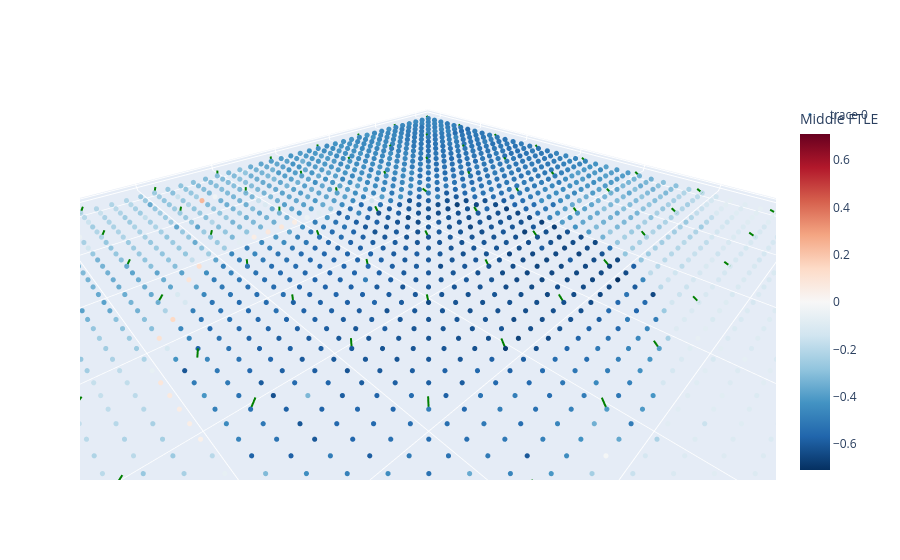

Source (notebook cell):
### Code cell
fig = go.Figure()

m = np.max(np.abs(lyap_grid_mid))

fig.add_trace(
    go.Scatter3d(
        x=X3.ravel(),
        y=Y3.ravel(),
        z=Z3.ravel(),
        mode='markers',
        marker=dict(
            size=3,
            color=lyap_grid_mid.ravel(),
            colorscale='RdBu_r',
            cmin=-m,
            cmax=m,
            colorbar=dict(title='Middle FTLE')
        )
    )
)

skip = 5

for i in range(0, X3.shape[1], skip):
    for j in range(0, X3.shape[0], skip):

        x0 = X3[j,i]
        y0 = Y3[j,i]
        z0 = Z3[j,i]

        v = mid_dirs[j,i]

        scale = 0.05
        fig.add_trace(
            go.Scatter3d(
                x=[x0, x0 + scale*v[0]],
                y=[y0, y0 + scale*v[1]],
                z=[z0, z0 + scale*v[2]],
                mode='lines',
                line=dict(color='green', width=4),
                showlegend=False
            )
        )

fig.update_layout(
    scene=dict(
        aspectmode='data',
        xaxis_title="x1",
        yaxis_title="x2"
    )
)

fig.show()

fig.write_html(
    save_dir / "general_72_unstd_3ds_2ftle_46.html",
    include_plotlyjs="cdn"
)

### Figure 1 — Plotly figure (JSON) as saved in the notebook; plotly's stock layout.template omitted (floating-point values rounded to 4 significant figures; data arrays with more than 128 entries replaced by an {"elided": "..."} marker saying what was removed)
{"data": [{"marker": {"cmax": 0.7101, "cmin": -0.7101, "color": {"elided": "2500 float values"}, "colorbar": {"title": {"text": "Middle FTLE"}}, "colorscale": [[0, "rgb(5,48,97)"], [0.1, "rgb(33,102,172)"], [0.2, "rgb(67,147,195)"], [0.3, "rgb(146,197,222)"], [0.4, "rgb(209,229,240)"], [0.5, "rgb(247,247,247)"], [0.6, "rgb(253,219,199)"], [0.7, "rgb(244,165,130)"], [0.8, "rgb(214,96,77)"], [0.9, "rgb(178,24,43)"], [1, "rgb(103,0,31)"]], "size": 3}, "mode": "markers", "type": "scatter3d", "x": {"elided": "2500 float values"}, "y": {"elided": "2500 float values"}, "z": {"elided": "2500 float values"}}, {"line": {"color": "green", "width": 4}, "mode": "lines", "showlegend": false, "type": "scatter3d", "x": [-2, -2.022], "y": [-2, -2.043], "z": [0, 0.01302]}, {"line": {"color": "green", "width": 4}, "mode": "lines", "showlegend": false, "type": "scatter3d", "x": [-2, -2.022], "y": [-1.592, -1.635], "z": [0, 0.01357]}, {"line": {"color": "green", "width": 4}, "mode": "lines", "showlegend": false, "type": "scatter3d", "x": [-2, -2.021], "y": [-1.184, -1.227], "z": [0, 0.01302]}, {"line": {"color": "green", "width": 4}, "mode": "lines", "showlegend": false, "type": "scatter3d", "x": [-2, -2.022], "y": [-0.7755, -0.819], "z": [0, 0.01192]}, {"line": {"color": "green", "width": 4}, "mode": "lines", "showlegend": false, "type": "scatter3d", "x": [-2, -2.024], "y": [-0.3673, -0.4103], "z": [0, 0.009565]}, {"line": {"color": "green", "width": 4}, "mode": "lines", "showlegend": false, "type": "scatter3d", "x": [-2, -2.024], "y": [0.04082, -0.002027], "z": [0, 0.01023]}, {"line": {"color": "green", "width": 4}, "mode": "lines", "showlegend": false, "type": "scatter3d", "x": [-2, -2.026], "y": [0.449, 0.4071], "z": [0, 0.007276]}, {"line": {"color": "green", "width": 4}, "mode": "lines", "showlegend": false, "type": "scatter3d", "x": [-2, -2.033], "y": [0.8571, 0.8197], "z": [0, -0.003024]}, {"line": {"color": "green", "width": 4}, "mode": "lines", "showlegend": false, "type": "scatter3d", "x": [-2, -2.035], "y": [1.265, 1.23], "z": [0, -0.004947]}, {"line": {"color": "green", "width": 4}, "mode": "lines", "showlegend": false, "type": "scatter3d", "x": [-2, -2.037], "y": [1.673, 1.641], "z": [0, -0.009367]}, {"line": {"color": "green", "width": 4}, "mode": "lines", "showlegend": false, "type": "scatter3d", "x": [-1.592, -1.613], "y": [-2, -2.043], "z": [0, 0.01462]}, {"line": {"color": "green", "width": 4}, "mode": "lines", "showlegend": false, "type": "scatter3d", "x": [-1.592, -1.612], "y": [-1.592, -1.635], "z": [0, 0.0143]}, {"line": {"color": "green", "width": 4}, "mode": "lines", "showlegend": false, "type": "scatter3d", "x": [-1.592, -1.614], "y": [-1.184, -1.226], "z": [0, 0.01334]}, {"line": {"color": "green", "width": 4}, "mode": "lines", "showlegend": false, "type": "scatter3d", "x": [-1.592, -1.615], "y": [-0.7755, -0.8184], "z": [0, 0.01196]}, {"line": {"color": "green", "width": 4}, "mode": "lines", "showlegend": false, "type": "scatter3d", "x": [-1.592, -1.615], "y": [-0.3673, -0.4104], "z": [0, 0.01016]}, {"line": {"color": "green", "width": 4}, "mode": "lines", "showlegend": false, "type": "scatter3d", "x": [-1.592, -1.616], "y": [0.04082, -0.001834], "z": [0, 0.009]}, {"line": {"color": "green", "width": 4}, "mode": "lines", "showlegend": false, "type": "scatter3d", "x": [-1.592, -1.618], "y": [0.449, 0.4069], "z": [0, 0.007949]}, {"line": {"color": "green", "width": 4}, "mode": "lines", "showlegend": false, "type": "scatter3d", "x": [-1.592, -1.624], "y": [0.8571, 0.8187], "z": [0, 0.0001314]}, {"line": {"color": "green", "width": 4}, "mode": "lines", "showlegend": false, "type": "scatter3d", "x": [-1.592, -1.628], "y": [1.265, 1.232], "z": [0, -0.009289]}, {"line": {"color": "green", "width": 4}, "mode": "lines", "showlegend": false, "type": "scatter3d", "x": [-1.592, -1.63], "y": [1.673, 1.644], "z": [0, -0.0118]}, {"line": {"color": "green", "width": 4}, "mode": "lines", "showlegend": false, "type": "scatter3d", "x": [-1.184, -1.205], "y": [-2, -2.042], "z": [0, 0.01601]}, {"line": {"color": "green", "width": 4}, "mode": "lines", "showlegend": false, "type": "scatter3d", "x": [-1.184, -1.203], "y": [-1.592, -1.635], "z": [0, 0.01498]}, {"line": {"color": "green", "width": 4}, "mode": "lines", "showlegend": false, "type": "scatter3d", "x": [-1.184, -1.204], "y": [-1.184, -1.226], "z": [0, 0.0165]}, {"line": {"color": "green", "width": 4}, "mode": "lines", "showlegend": false, "type": "scatter3d", "x": [-1.184, -1.206], "y": [-0.7755, -0.8175], "z": [0, 0.01522]}, {"line": {"color": "green", "width": 4}, "mode": "lines", "showlegend": false, "type": "scatter3d", "x": [-1.184, -1.205], "y": [-0.3673, -0.4105], "z": [0, 0.01344]}, {"line": {"color": "green", "width": 4}, "mode": "lines", "showlegend": false, "type": "scatter3d", "x": [-1.184, -1.208], "y": [0.04082, -0.001071], "z": [0, 0.01246]}, {"line": {"color": "green", "width": 4}, "mode": "lines", "showlegend": false, "type": "scatter3d", "x": [-1.184, -1.211], "y": [0.449, 0.4081], "z": [0, 0.009133]}, {"line": {"color": "green", "width": 4}, "mode": "lines", "showlegend": false, "type": "scatter3d", "x": [-1.184, -1.219], "y": [0.8571, 0.8221], "z": [0, -0.005959]}, {"line": {"color": "green", "width": 4}, "mode": "lines", "showlegend": false, "type": "scatter3d", "x": [-1.184, -1.221], "y": [1.265, 1.234], "z": [0, -0.01003]}, {"line": {"color": "green", "width": 4}, "mode": "lines", "showlegend": false, "type": "scatter3d", "x": [-1.184, -1.223], "y": [1.673, 1.645], "z": [0, -0.01355]}, {"line": {"color": "green", "width": 4}, "mode": "lines", "showlegend": false, "type": "scatter3d", "x": [-0.7755, -0.7982], "y": [-2, -2.041], "z": [0, 0.0167]}, {"line": {"color": "green", "width": 4}, "mode": "lines", "showlegend": false, "type": "scatter3d", "x": [-0.7755, -0.7983], "y": [-1.592, -1.633], "z": [0, 0.01676]}, {"line": {"color": "green", "width": 4}, "mode": "lines", "showlegend": false, "type": "scatter3d", "x": [-0.7755, -0.7955], "y": [-1.184, -1.226], "z": [0, 0.01753]}, {"line": {"color": "green", "width": 4}, "mode": "lines", "showlegend": false, "type": "scatter3d", "x": [-0.7755, -0.771], "y": [-0.7755, -0.8224], "z": [0, 0.01686]}, {"line": {"color": "green", "width": 4}, "mode": "lines", "showlegend": false, "type": "scatter3d", "x": [-0.7755, -0.7898], "y": [-0.3673, -0.4111], "z": [0, 0.01949]}, {"line": {"color": "green", "width": 4}, "mode": "lines", "showlegend": false, "type": "scatter3d", "x": [-0.7755, -0.7965], "y": [0.04082, -0.002533], "z": [0, 0.01339]}, {"line": {"color": "green", "width": 4}, "mode": "lines", "showlegend": false, "type": "scatter3d", "x": [-0.7755, -0.7994], "y": [0.449, 0.4058], "z": [0, 0.008056]}, {"line": {"color": "green", "width": 4}, "mode": "lines", "showlegend": false, "type": "scatter3d", "x": [-0.7755, -0.8105], "y": [0.8571, 0.8217], "z": [0, -0.004197]}, {"line": {"color": "green", "width": 4}, "mode": "lines", "showlegend": false, "type": "scatter3d", "x": [-0.7755, -0.8148], "y": [1.265, 1.238], "z": [0, -0.0154]}, {"line": {"color": "green", "width": 4}, "mode": "lines", "showlegend": false, "type": "scatter3d", "x": [-0.7755, -0.8146], "y": [1.673, 1.646], "z": [0, -0.0154]}, {"line": {"color": "green", "width": 4}, "mode": "lines", "showlegend": false, "type": "scatter3d", "x": [-0.3673, -0.3895], "y": [-2, -2.04], "z": [0, 0.01992]}, {"line": {"color": "green", "width": 4}, "mode": "lines", "showlegend": false, "type": "scatter3d", "x": [-0.3673, -0.3892], "y": [-1.592, -1.632], "z": [0, 0.01947]}, {"line": {"color": "green", "width": 4}, "mode": "lines", "showlegend": false, "type": "scatter3d", "x": [-0.3673, -0.3907], "y": [-1.184, -1.224], "z": [0, 0.0186]}, {"line": {"color": "green", "width": 4}, "mode": "lines", "showlegend": false, "type": "scatter3d", "x": [-0.3673, -0.3774], "y": [-0.7755, -0.8178], "z": [0, 0.02472]}, {"line": {"color": "green", "width": 4}, "mode": "lines", "showlegend": false, "type": "scatter3d", "x": [-0.3673, -0.3871], "y": [-0.3673, -0.4104], "z": [0, 0.01588]}, {"line": {"color": "green", "width": 4}, "mode": "lines", "showlegend": false, "type": "scatter3d", "x": [-0.3673, -0.3927], "y": [0.04082, -0.001421], "z": [0, 0.008622]}, {"line": {"color": "green", "width": 4}, "mode": "lines", "showlegend": false, "type": "scatter3d", "x": [-0.3673, -0.3939], "y": [0.449, 0.4072], "z": [0, 0.006795]}, {"line": {"color": "green", "width": 4}, "mode": "lines", "showlegend": false, "type": "scatter3d", "x": [-0.3673, -0.4036], "y": [0.8571, 0.8231], "z": [0, -0.005766]}, {"line": {"color": "green", "width": 4}, "mode": "lines", "showlegend": false, "type": "scatter3d", "x": [-0.3673, -0.4067], "y": [1.265, 1.239], "z": [0, -0.01542]}, {"line": {"color": "green", "width": 4}, "mode": "lines", "showlegend": false, "type": "scatter3d", "x": [-0.3673, -0.4067], "y": [1.673, 1.647], "z": [0, -0.01598]}, {"line": {"color": "green", "width": 4}, "mode": "lines", "showlegend": false, "type": "scatter3d", "x": [0.04082, 0.01638], "y": [-2, -2.038], "z": [0, 0.02073]}, {"line": {"color": "green", "width": 4}, "mode": "lines", "showlegend": false, "type": "scatter3d", "x": [0.04082, 0.01606], "y": [-1.592, -1.63], "z": [0, 0.02081]}, {"line": {"color": "green", "width": 4}, "mode": "lines", "showlegend": false, "type": "scatter3d", "x": [0.04082, 0.01446], "y": [-1.184, -1.222], "z": [0, 0.01922]}, {"line": {"color": "green", "width": 4}, "mode": "lines", "showlegend": false, "type": "scatter3d", "x": [0.04082, 0.02469], "y": [-0.7755, -0.8193], "z": [0, 0.018]}, {"line": {"color": "green", "width": 4}, "mode": "lines", "showlegend": false, "type": "scatter3d", "x": [0.04082, 0.01612], "y": [-0.3673, -0.4093], "z": [0, 0.01152]}, {"line": {"color": "green", "width": 4}, "mode": "lines", "showlegend": false, "type": "scatter3d", "x": [0.04082, 0.01132], "y": [0.04082, 0.001004], "z": [0, 0.006692]}, {"line": {"color": "green", "width": 4}, "mode": "lines", "showlegend": false, "type": "scatter3d", "x": [0.04082, 0.01337], "y": [0.449, 0.4078], "z": [0, 0.007028]}, {"line": {"color": "green", "width": 4}, "mode": "lines", "showlegend": false, "type": "scatter3d", "x": [0.04082, 0.00569], "y": [0.8571, 0.8216], "z": [0, -0.001854]}, {"line": {"color": "green", "width": 4}, "mode": "lines", "showlegend": false, "type": "scatter3d", "x": [0.04082, 0.08059], "y": [1.265, 1.29], "z": [0, 0.01707]}, {"line": {"color": "green", "width": 4}, "mode": "lines", "showlegend": false, "type": "scatter3d", "x": [0.04082, 0.08073], "y": [1.673, 1.699], "z": [0, 0.01635]}, {"line": {"color": "green", "width": 4}, "mode": "lines", "showlegend": false, "type": "scatter3d", "x": [0.449, 0.4237], "y": [-2, -2.038], "z": [0, 0.02105]}, {"line": {"color": "green", "width": 4}, "mode": "lines", "showlegend": false, "type": "scatter3d", "x": [0.449, 0.4223], "y": [-1.592, -1.63], "z": [0, 0.01881]}, {"line": {"color": "green", "width": 4}, "mode": "lines", "showlegend": false, "type": "scatter3d", "x": [0.449, 0.4198], "y": [-1.184, -1.221], "z": [0, 0.01605]}, {"line": {"color": "green", "width": 4}, "mode": "lines", "showlegend": false, "type": "scatter3d", "x": [0.449, 0.4271], "y": [-0.7755, -0.8191], "z": [0, 0.01084]}, {"line": {"color": "green", "width": 4}, "mode": "lines", "showlegend": false, "type": "scatter3d", "x": [0.449, 0.4259], "y": [-0.3673, -0.4109], "z": [0, 0.008093]}, {"line": {"color": "green", "width": 4}, "mode": "lines", "showlegend": false, "type": "scatter3d", "x": [0.449, 0.4209], "y": [0.04082, 0.0003973], "z": [0, 0.008885]}, {"line": {"color": "green", "width": 4}, "mode": "lines", "showlegend": false, "type": "scatter3d", "x": [0.449, 0.4151], "y": [0.449, 0.4125], "z": [0, 0.004933]}, {"line": {"color": "green", "width": 4}, "mode": "lines", "showlegend": false, "type": "scatter3d", "x": [0.449, 0.4128], "y": [0.8571, 0.8258], "z": [0, -0.01436]}, {"line": {"color": "green", "width": 4}, "mode": "lines", "showlegend": false, "type": "scatter3d", "x": [0.449, 0.4898], "y": [1.265, 1.285], "z": [0, 0.02079]}, {"line": {"color": "green", "width": 4}, "mode": "lines", "showlegend": false, "type": "scatter3d", "x": [0.449, 0.4089], "y": [1.673, 1.649], "z": [0, -0.01713]}, {"line": {"color": "green", "width": 4}, "mode": "lines", "showlegend": false, "type": "scatter3d", "x": [0.8571, 0.8299], "y": [-2, -2.038], "z": [0, 0.01833]}, {"line": {"color": "green", "width": 4}, "mode": "lines", "showlegend": false, "type": "scatter3d", "x": [0.8571, 0.8271], "y": [-1.592, -1.629], "z": [0, 0.01465]}, {"line": {"color": "green", "width": 4}, "mode": "lines", "showlegend": false, "type": "scatter3d", "x": [0.8571, 0.8277], "y": [-1.184, -1.223], "z": [0, 0.008256]}, {"line": {"color": "green", "width": 4}, "mode": "lines", "showlegend": false, "type": "scatter3d", "x": [0.8571, 0.8238], "y": [-0.7755, -0.8124], "z": [0, 0.005556]}, {"line": {"color": "green", "width": 4}, "mode": "lines", "showlegend": false, "type": "scatter3d", "x": [0.8571, 0.8791], "y": [-0.3673, -0.3225], "z": [0, -0.002044]}, {"line": {"color": "green", "width": 4}, "mode": "lines", "showlegend": false, "type": "scatter3d", "x": [0.8571, 0.8215], "y": [0.04082, 0.005731], "z": [0, -0.0008428]}, {"line": {"color": "green", "width": 4}, "mode": "lines", "showlegend": false, "type": "scatter3d", "x": [0.8571, 0.8188], "y": [0.449, 0.4216], "z": [0, -0.01666]}, {"line": {"color": "green", "width": 4}, "mode": "lines", "showlegend": false, "type": "scatter3d", "x": [0.8571, 0.8168], "y": [0.8571, 0.8291], "z": [0, -0.009076]}, {"line": {"color": "green", "width": 4}, "mode": "lines", "showlegend": false, "type": "scatter3d", "x": [0.8571, 0.8977], "y": [1.265, 1.286], "z": [0, 0.02063]}, {"line": {"color": "green", "width": 4}, "mode": "lines", "showlegend": false, "type": "scatter3d", "x": [0.8571, 0.8978], "y": [1.673, 1.694], "z": [0, 0.02039]}, {"line": {"color": "green", "width": 4}, "mode": "lines", "showlegend": false, "type": "scatter3d", "x": [1.265, 1.24], "y": [-2, -2.039], "z": [0, 0.01906]}, {"line": {"color": "green", "width": 4}, "mode": "lines", "showlegend": false, "type": "scatter3d", "x": [1.265, 1.244], "y": [-1.592, -1.637], "z": [0, 0.005751]}, {"line": {"color": "green", "width": 4}, "mode": "lines", "showlegend": false, "type": "scatter3d", "x": [1.265, 1.303], "y": [-1.184, -1.152], "z": [0, -0.006951]}, {"line": {"color": "green", "width": 4}, "mode": "lines", "showlegend": false, "type": "scatter3d", "x": [1.265, 1.23], "y": [-0.7755, -0.8107], "z": [0, -0.001717]}, {"line": {"color": "green", "width": 4}, "mode": "lines", "showlegend": false, "type": "scatter3d", "x": [1.265, 1.23], "y": [-0.3673, -0.4026], "z": [0, 0.002647]}, {"line": {"color": "green", "width": 4}, "mode": "lines", "showlegend": false, "type": "scatter3d", "x": [1.265, 1.227], "y": [0.04082, 0.009637], "z": [0, 0.005574]}, {"line": {"color": "green", "width": 4}, "mode": "lines", "showlegend": false, "type": "scatter3d", "x": [1.265, 1.227], "y": [0.449, 0.4169], "z": [0, 0.006361]}, {"line": {"color": "green", "width": 4}, "mode": "lines", "showlegend": false, "type": "scatter3d", "x": [1.265, 1.225], "y": [0.8571, 0.8293], "z": [0, -0.008169]}, {"line": {"color": "green", "width": 4}, "mode": "lines", "showlegend": false, "type": "scatter3d", "x": [1.265, 1.306], "y": [1.265, 1.288], "z": [0, 0.01719]}, {"line": {"color": "green", "width": 4}, "mode": "lines", "showlegend": false, "type": "scatter3d", "x": [1.265, 1.306], "y": [1.673, 1.695], "z": [0, 0.0194]}, {"line": {"color": "green", "width": 4}, "mode": "lines", "showlegend": false, "type": "scatter3d", "x": [1.673, 1.641], "y": [-2, -2.037], "z": [0, 0.0102]}, {"line": {"color": "green", "width": 4}, "mode": "lines", "showlegend": false, "type": "scatter3d", "x": [1.673, 1.641], "y": [-1.592, -1.629], "z": [0, 0.007969]}, {"line": {"color": "green", "width": 4}, "mode": "lines", "showlegend": false, "type": "scatter3d", "x": [1.673, 1.638], "y": [-1.184, -1.219], "z": [0, -5.327e-05]}, {"line": {"color": "green", "width": 4}, "mode": "lines", "showlegend": false, "type": "scatter3d", "x": [1.673, 1.642], "y": [-0.7755, -0.8135], "z": [0, 0.006883]}, {"line": {"color": "green", "width": 4}, "mode": "lines", "showlegend": false, "type": "scatter3d", "x": [1.673, 1.638], "y": [-0.3673, -0.4024], "z": [0, 0.002403]}, {"line": {"color": "green", "width": 4}, "mode": "lines", "showlegend": false, "type": "scatter3d", "x": [1.673, 1.633], "y": [0.04082, 0.01118], "z": [0, 0.004367]}, {"line": {"color": "green", "width": 4}, "mode": "lines", "showlegend": false, "type": "scatter3d", "x": [1.673, 1.634], "y": [0.449, 0.418], "z": [0, 0.003978]}, {"line": {"color": "green", "width": 4}, "mode": "lines", "showlegend": false, "type": "scatter3d", "x": [1.673, 1.715], "y": [0.8571, 0.8827], "z": [0, 0.01186]}, {"line": {"color": "green", "width": 4}, "mode": "lines", "showlegend": false, "type": "scatter3d", "x": [1.673, 1.715], "y": [1.265, 1.286], "z": [0, 0.01956]}, {"line": {"color": "green", "width": 4}, "mode": "lines", "showlegend": false, "type": "scatter3d", "x": [1.673, 1.714], "y": [1.673, 1.692], "z": [0, 0.02213]}], "layout": {"scene": {"aspectmode": "data", "xaxis": {"title": {"text": "x1"}}, "yaxis": {"title": {"text": "x2"}}}}}
